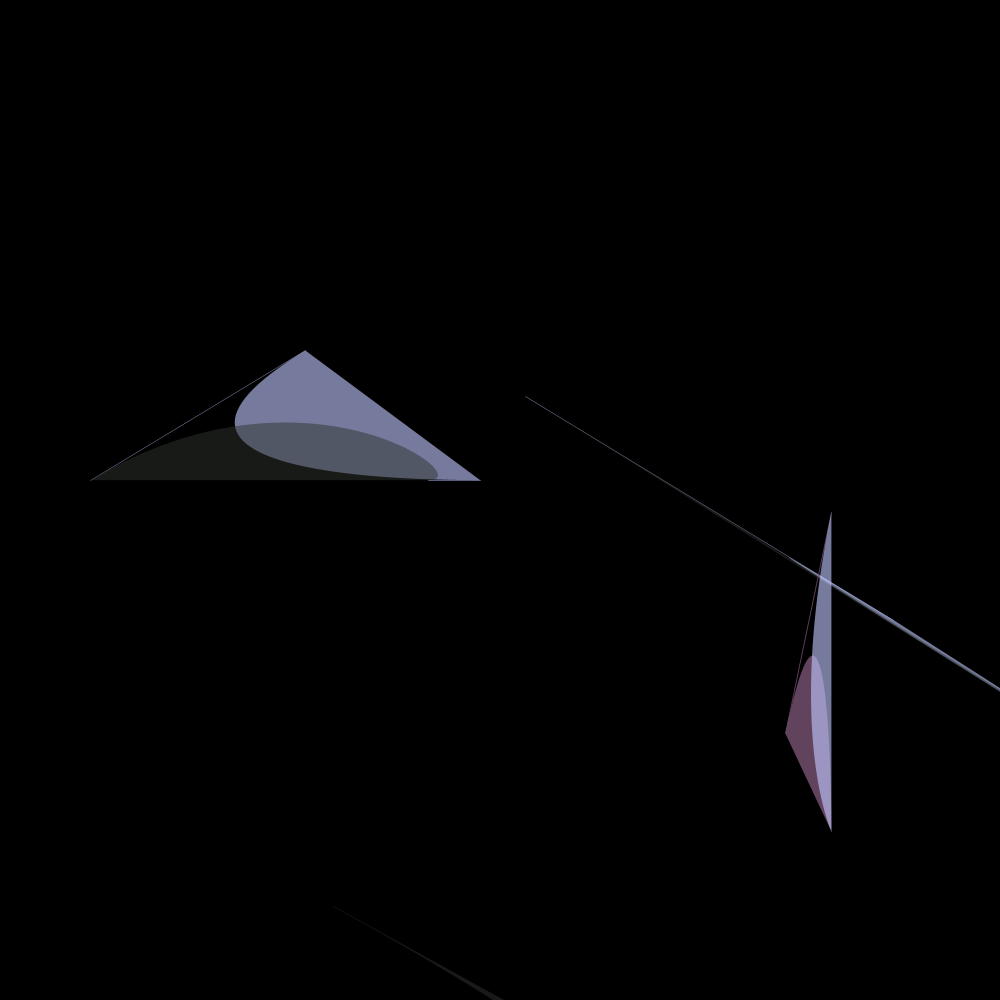
Frame 1 (no input)
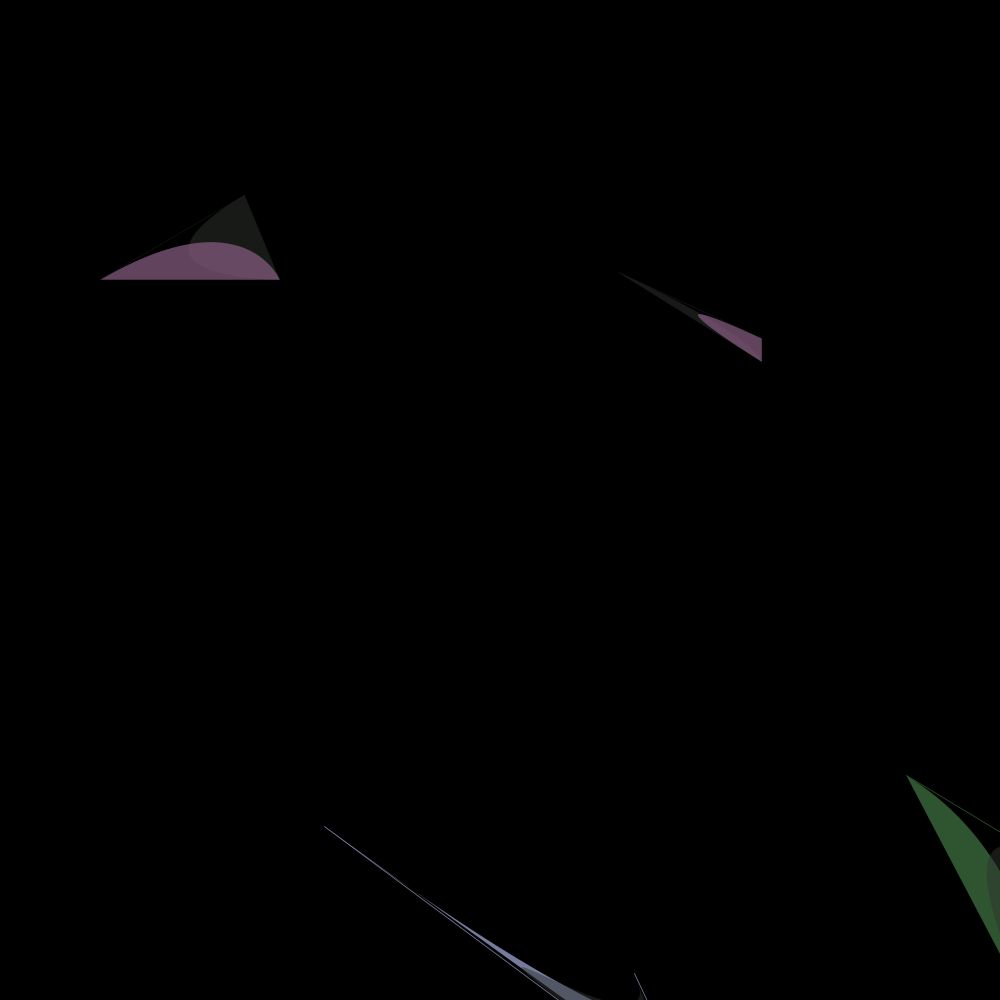
Frame 2 (the mouse pressed at the canvas centre, redrawn once)

The Processing sketch that drew these frames (run headless with seeded random() and noise(); the mouse was pressed at the canvas centre and the sketch redrawn once):

// Processing sketch: negative_space
// ── negative_space.pde
color[] p = new color[5];
int sz;


void setup() {
  size(1000, 1000);
  colorMode(HSB, 360, 100, 100, 1);
  for (int i = 0; i < 5; i++) { //<>//
    int hue = (int) random(0, 360);
    int sat = (int) random(0, 100);
    int brt = (int) 10*round(random(0, 10));
    float alpha = random(.5, 1.);
    if (i == 4) {
      hue += 180 % 360;
      alpha = 1.0;
    }
    color c = color(hue, sat, brt, alpha);
    p[i] = c;
  }
  
  
  
  
  
}

void draw() {
  background(p[4]);
  //noFill();
  fill(255, 0, 0, 100);
  sz = 400;
  for(int y = 100; y < height - 100; y += sz) {
    for(int x = 100; x < width - 100; x += sz) {
      float posMod = random(-50, 50);
      float szMod = random(-sz + 10, sz);
      float newX = constrain(x + posMod, 0, width - 100);
      float newY = constrain(y + posMod, 0, height - 100);
      squig(newX, newY, sz + szMod, sz + szMod);
    }
  }
  save("gen.png");
  

  noLoop();
}


void squig(float x, float y, float w, float h) {
  noFill();
  pushMatrix();
  translate(x, y);
  
  stroke(color(p[round(random(0, p.length - 2))], 100));
  if (random(0, 1) > .3) {
    noStroke();
  }
  
  

  float x1adj = randomGaussian() * w/4;
  float y1adj = randomGaussian() * h/4;    
  float x1 = random(w/4 + x1adj, w - w/4);
  float y1 = random(w/4 + y1adj, h - w/4); 
  float x2adj = randomGaussian() * w;
  float y2adj = randomGaussian() * h;
  float x2 = constrain(x1 + x2adj, 0, w);
  float y2 = constrain(y1 + y2adj, 0, h);
  float x3 = constrain(x1 + random(w/5, w), 0, w);
  float y3 = constrain(y1 + random(h/5, h), 0, h);
  float x4 = constrain(x3 + random(w/5, w), 0, w);
  float y4 = constrain(y3 + random(h/5, h), 0, h);
  noStroke();
  int fillIndex = round(random(0, p.length - 2));

  
  fill(color(p[fillIndex], 1));
  noStroke();
  bezier(x1, y1, x2, y2, x3, y3, x4, y4);  
  strokeWeight(random(.5, 1));
  stroke(color(p[fillIndex], 1));
  line(x1, y1, x2, y2);
    
  
  fill(color(p[(fillIndex + 2) % (p.length - 2)], 1));
  noStroke();
  bezier(x3, y3, x4, y4, x1, y1, x2, y2); 
  strokeWeight(random(.5, 1));
  stroke(color(p[(fillIndex + 3) % (p.length - 2)], 1));  
  line(x3, y3, x4, y4);    
  popMatrix();

}
